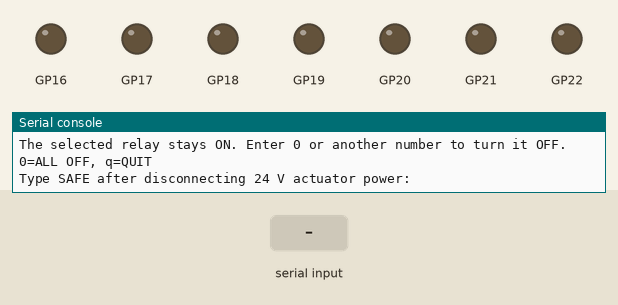
Recording of a program running on a simulated Raspberry Pi Pico running MicroPython. Shown: output pins drawn as LEDs (lit = HIGH), the last lines printed to the serial console. The inputs (shaded band) are chosen by the test bench.

Above: at 1.2 s.
1.3 s: "SAFE" typed at the serial console, then Enter
2.8 s: "1" typed at the serial console, then Enter
At 3.7 s:
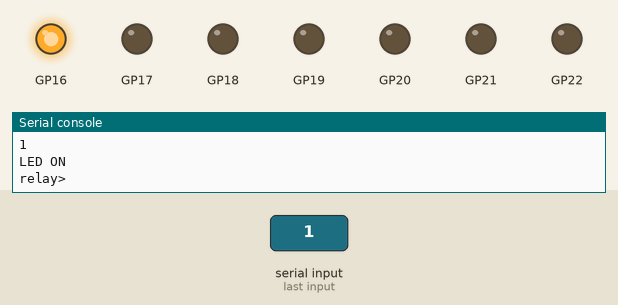
4.3 s: "0" typed at the serial console, then Enter
At 4.8 s:
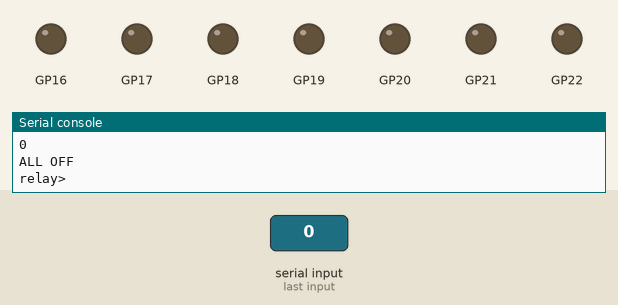
Timing chart, 0 to 7.3 s (numbered marks = the images above; inputs shaded):
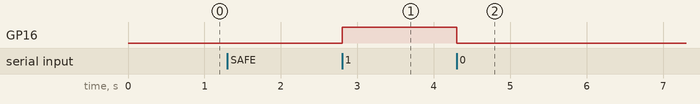

The program:

relay_number_test.py
```python
"""Test active-HIGH relay inputs one at a time."""

from machine import Pin


CHANNELS = {
    "1": ("LED", 16),
    "2": ("RAW_WATER", 17),
    "3": ("SUPPLY", 18),
    "4": ("MIXING", 19),
    "5": ("EC", 20),
    "6": ("PH", 21),
    "7": ("FAN", 22),
}

relays = {
    command: (name, Pin(gpio, Pin.OUT, value=0))
    for command, (name, gpio) in CHANNELS.items()
}


def all_off():
    for _, pin in relays.values():
        pin.value(0)


all_off()
print("Active-HIGH relay test")
print("1=LED, 2=RAW_WATER, 3=SUPPLY, 4=MIXING, 5=EC, 6=PH, 7=FAN")
print("The selected relay stays ON. Enter 0 or another number to turn it OFF.")
print("0=ALL OFF, q=QUIT")

if input("Type SAFE after disconnecting 24 V actuator power: ").strip() != "SAFE":
    print("Cancelled. All relays are OFF.")
else:
    try:
        while True:
            command = input("relay> ").strip().lower()

            if command == "q":
                break

            if command == "0":
                all_off()
                print("ALL OFF")
                continue

            if command not in relays:
                print("Enter 1-7, 0, or q")
                continue

            all_off()
            name, pin = relays[command]
            pin.value(1)
            print("{} ON".format(name))
    finally:
        all_off()
        print("Test ended. All relays are OFF.")
```

Measured:
- after the input at 2.8 s, GP16: LOW → HIGH at once
- after the input at 4.3 s, GP16: HIGH → LOW at once
